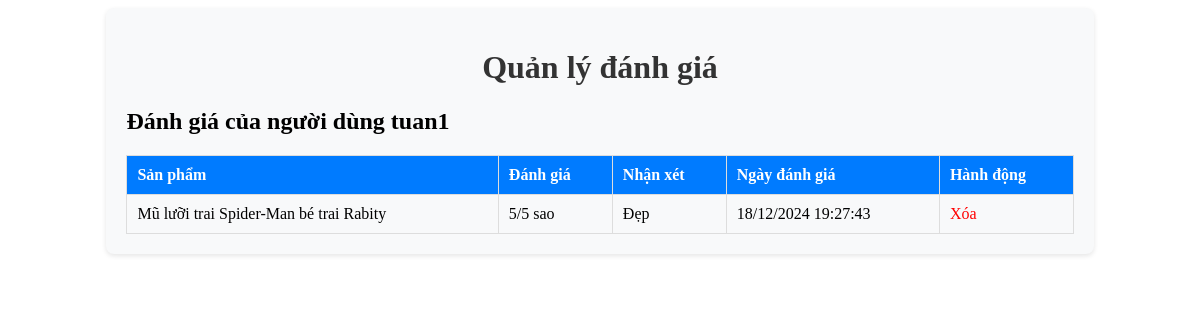
Page /admin/Review/manage_reviews.php?user_id=14 (signed in) on the earlier database version.
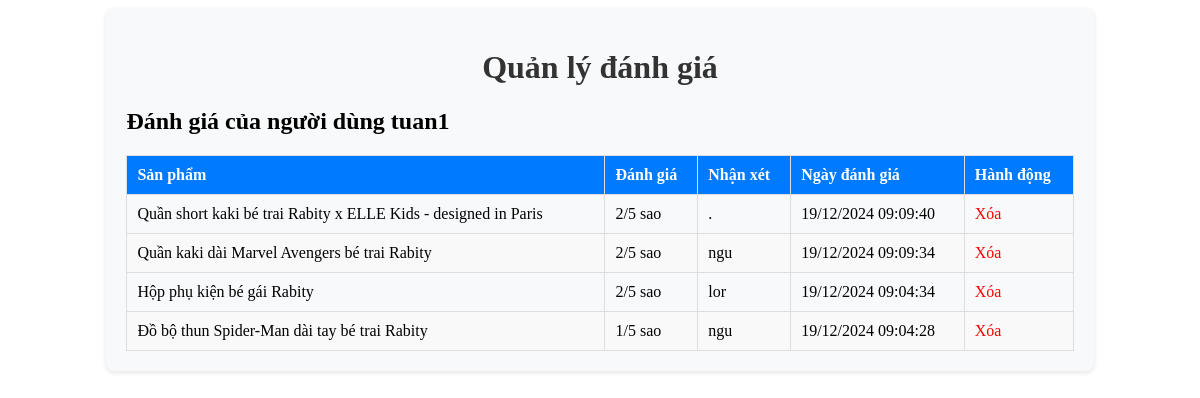
Same page on the later database version.
### tables this page shows
CREATE TABLE `users` (
  `id` int(11) NOT NULL,
  `fullname` varchar(200) NOT NULL,
  `username` varchar(50) NOT NULL,
  `email` varchar(100) NOT NULL,
  `password` varchar(255) NOT NULL,
  `role` enum('admin','user') DEFAULT 'user',
  `created_at` timestamp NOT NULL DEFAULT current_timestamp()
);

CREATE TABLE `product_reviews` (
  `id` int(11) NOT NULL,
  `order_id` int(11) NOT NULL,
  `product_id` int(11) NOT NULL,
  `user_id` int(11) NOT NULL,
  `rating` tinyint(4) NOT NULL CHECK (`rating` between 1 and 5),
  `review` text DEFAULT NULL,
  `created_at` timestamp NOT NULL DEFAULT current_timestamp()
);

CREATE TABLE `products` (
  `id` int(11) NOT NULL,
  `product_code` varchar(50) NOT NULL,
  `category` varchar(50) NOT NULL,
  `category_name` varchar(50) NOT NULL,
  `name` varchar(255) NOT NULL,
  `image` varchar(255) NOT NULL,
  `description` text NOT NULL,
  `price` decimal(10,2) NOT NULL,
  `created_at` timestamp NOT NULL DEFAULT current_timestamp(),
  `sale_percentage` int(11) DEFAULT 0,
  `stock` int(11) DEFAULT 50,
  `cost_price` decimal(10,2) DEFAULT NULL,
  `sale_price` decimal(10,2) DEFAULT NULL,
  `sold_quantity` int(11) DEFAULT 0
);

### admin/Review/manage_reviews.php (the view, shortened to what this page needs)
<?php
require '../../db.php';
$stmt = $pdo->prepare("SELECT id, username FROM users WHERE role = 'user' ORDER BY username");
$stmt->execute();
$users = $stmt->fetchAll(PDO::FETCH_ASSOC);
if (isset($_GET['user_id'])) {
    $user_id = $_GET['user_id'];
    $stmt_reviews = $pdo->prepare("
        SELECT product_reviews.*, products.name AS product_name
        FROM product_reviews
        JOIN products ON product_reviews.product_id = products.id
        WHERE product_reviews.user_id = ?
        ORDER BY product_reviews.created_at DESC
    ");
    $stmt_reviews->execute([$user_id]);
    $reviews = $stmt_reviews->fetchAll(PDO::FETCH_ASSOC);
}
?>
<!DOCTYPE html>
<html lang="vi">
<head>
    <link rel="stylesheet" href="../css/manage_review.css">
</head>
<body>
    <div class="admin-container">
        <h1>Quản lý đánh giá</h1>
        <?php if (!isset($reviews)): ?>
            <table class="admin-table">
                <thead>
                    <tr>
                        <th>ID người dùng</th>
                        <th>Tên tài khoản</th>
                        <th>Hành động</th>
                    </tr>
                </thead>
                <tbody>
                    <?php foreach ($users as $user): ?>
                        <tr>
                            <td><?php echo htmlspecialchars($user['id']); ?></td>
                            <td><?php echo htmlspecialchars($user['username']); ?></td>
                            <td>
                                <a href="manage_reviews.php?user_id=<?php echo $user['id']; ?>">Xem chi tiết</a>
                            </td>
                        </tr>
                    <?php endforeach; ?>
                </tbody>
            </table>
        <?php elseif (empty($reviews)): ?>
            <p>Người dùng chưa có đánh giá nào.</p>
        <?php else: ?>
            <h2>Đánh giá của người dùng <?php echo htmlspecialchars($users[array_search($user_id, array_column($users, 'id'))]['username']); ?></h2>
            <table class="admin-table">
                <thead>
                    <tr>
                        <th>Sản phẩm</th>
                        <th>Đánh giá</th>
                        <th>Nhận xét</th>
                        <th>Ngày đánh giá</th>
                        <th>Hành động</th>
                    </tr>
                </thead>
                <tbody>
                    <?php foreach ($reviews as $review): ?>
                        <tr>
                            <td><?php echo htmlspecialchars($review['product_name']); ?></td>
                            <td><?php echo $review['rating']; ?>/5 sao</td>
                            <td><?php echo nl2br(htmlspecialchars($review['review'])); ?></td>
                            <td><?php echo date("d/m/Y H:i:s", strtotime($review['created_at'])); ?></td>
                            <td>
                                <a href="manage_reviews.php?delete_review_id=<?php echo $review['id']; ?>" onclick="return confirm('Bạn có chắc chắn muốn xóa đánh giá này?')">Xóa</a>
                            </td>
                        </tr>
                    <?php endforeach; ?>
                </tbody>
            </table>
        <?php endif; ?>
    </div>
</body>
</html>

### admin/css/manage_review.css (style rules this page uses)
.admin-container { width: 80%; margin: 0 auto; padding: 20px; background-color: #f8f9fa; border-radius: 8px; box-shadow: 0 2px 5px rgba(0, 0, 0, 0.1); }
.admin-container h1 { text-align: center; color: #333; }
.admin-table { width: 100%; border-collapse: collapse; margin-top: 20px; }
.admin-table th, .admin-table td { padding: 10px; text-align: left; border: 1px solid #ddd; }
.admin-table th { background-color: #007bff; color: white; }
.admin-table tbody tr:nth-child(even) { background-color: #f9f9f9; }
.admin-table a { color: red; text-decoration: none; }

Differences in the rows shown:
removed product_reviews: product.name "Mũ lưỡi trai Spider-Man bé trai Rabity", rating "5", review "Đẹp", created_at "18/12/2024 19:27:43"
added product_reviews: product.name "Quần short kaki bé trai Rabity x ELLE Kids - designed in Paris", rating "2", review ".", created_at "19/12/2024 09:09:40"
added product_reviews: product.name "Quần kaki dài Marvel Avengers bé trai Rabity", rating "2", review "ngu", created_at "19/12/2024 09:09:34"
added product_reviews: product.name "Hộp phụ kiện bé gái Rabity", rating "2", review "lor", created_at "19/12/2024 09:04:34"
added product_reviews: product.name "Đồ bộ thun Spider-Man dài tay bé trai Rabity", rating "1", review "ngu", created_at "19/12/2024 09:04:28"
